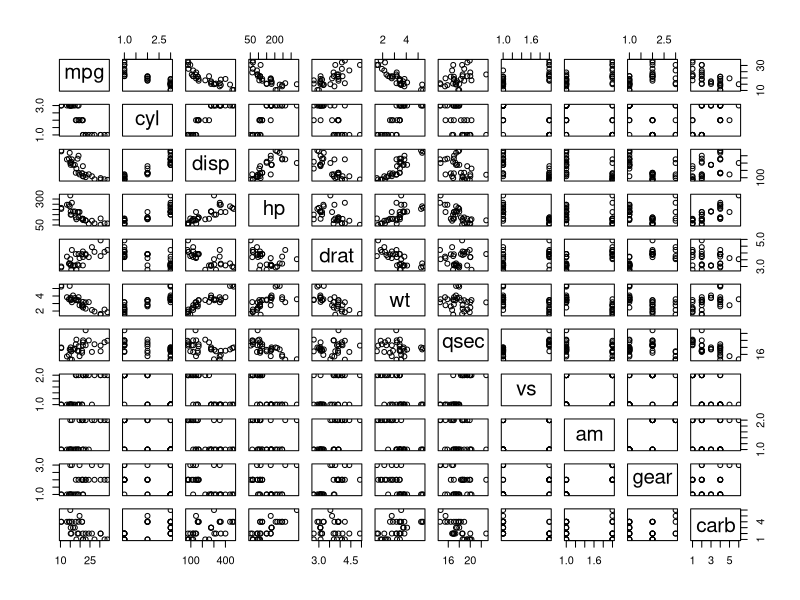
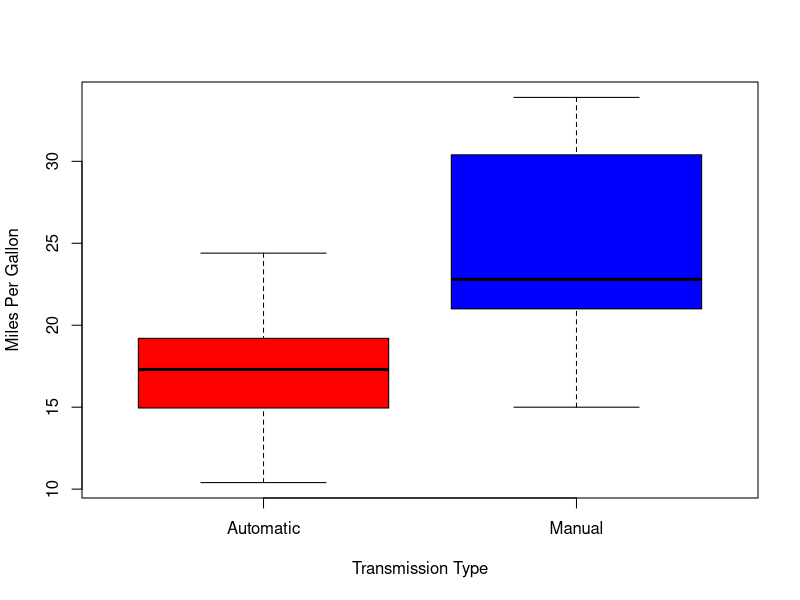
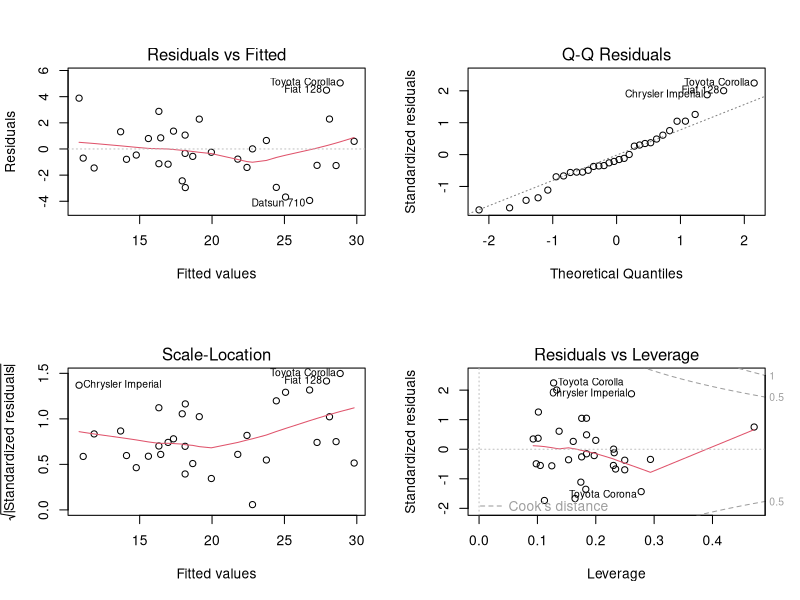

R code for these plots, in order:
## ---- chunk 1
str(mtcars)
## ---- chunk 2
cor.out <- sort(cor(mtcars)[,1])
round(cor.out, 3)
## ---- chunk 3
mtcars$gear <- factor(mtcars$gear,levels=c(3,4,5),labels=c("3gears","4gears","5gears"))
mtcars$cyl <- factor(mtcars$cyl,levels=c(4,6,8),labels=c("4cyl","6cyl","8cyl")) 
mtcars$am <- factor(mtcars$am,levels=c(0,1),labels=c("Automatic","Manual"))
mtcars$vs <- factor(mtcars$vs)
mtcars$carb <- factor(mtcars$carb)
## ---- chunk 4
basemodel <- lm(mpg ~ am, data = mtcars)
summary(basemodel)
## ---- chunk 5
inclusivemodel <- lm(mpg ~ ., data = mtcars)
summary(inclusivemodel)
## ---- chunk 6
bestmodel <- step(inclusivemodel, direction = "both")
summary(bestmodel)
## ---- chunk 7
anova(basemodel, bestmodel)
## ---- chunk 8
leverage <- hatvalues(bestmodel)
tail(sort(leverage),3)
## ---- chunk 9
influential <- dfbetas(bestmodel)
#tail(sort(influential[,6]),3)
## ---- chunk 10
t.test(mpg ~ am, data = mtcars)
## ---- chunk 11
pairs(mpg ~ ., data = mtcars)
## ---- chunk 12
boxplot(mpg ~ am, data = mtcars, col = (c("red","blue")), ylab = "Miles Per Gallon", xlab = "Transmission Type")
## ---- chunk 13
par(mfrow=c(2, 2))
plot(bestmodel)
